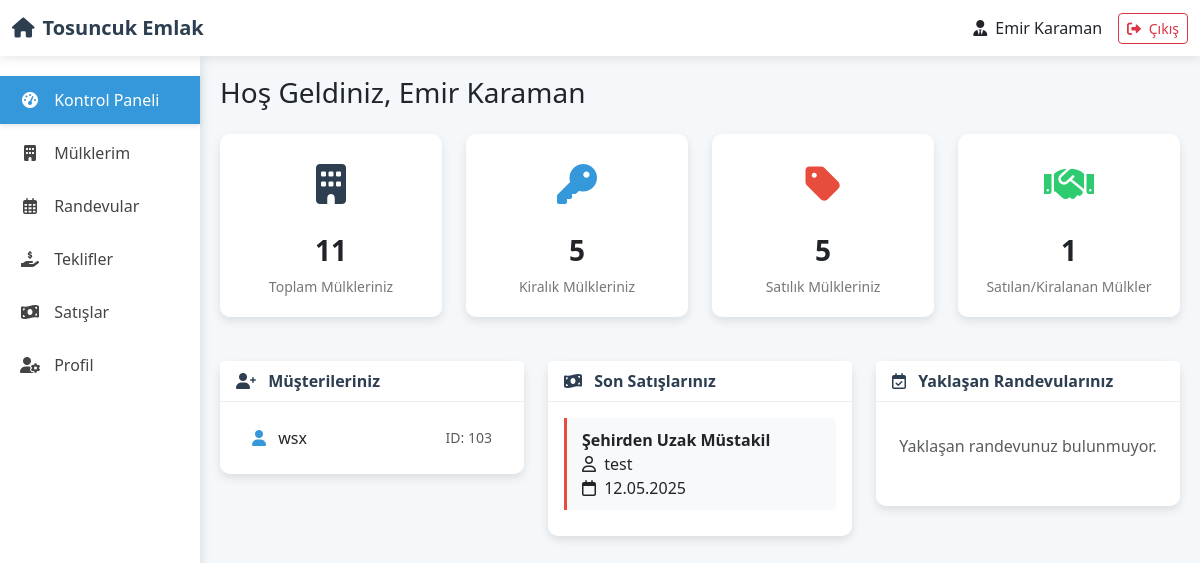
The page /Website/acilis.php (signed in) on the database its author committed.
### Website/acilis.php (the view, shortened to what this page needs)
<?php
require_once 'baglanti.php';
$emlakci_adi = $_SESSION["admin_kullanici"];
$emlakci_id = 0;
$emlakci_sorgu = mysqli_query($baglanti,"SELECT id FROM `kullanıcılar` WHERE `kullanıcı_adı` = '" . mysqli_real_escape_string($baglanti, $emlakci_adi) . "'");
if ($emlakci = mysqli_fetch_assoc($emlakci_sorgu)) {
    $emlakci_id = $emlakci['id'];
}
$toplam_mulk = mysqli_fetch_assoc(mysqli_query($baglanti, "SELECT COUNT(*) AS toplam FROM `mülk` WHERE emlakçı_id = '$emlakci_id'"))['toplam'];
$kiralik_mulk = mysqli_fetch_assoc(mysqli_query($baglanti, "SELECT COUNT(*) AS toplam FROM `mülk` WHERE durum = 'Kiralık' AND emlakçı_id = '$emlakci_id'"))['toplam'];
$satilik_mulk = mysqli_fetch_assoc(mysqli_query($baglanti, "SELECT COUNT(*) AS toplam FROM `mülk` WHERE durum = 'Satılık' AND emlakçı_id = '$emlakci_id'"))['toplam'];
$satilan_kiralanan = mysqli_fetch_assoc(mysqli_query($baglanti, "SELECT COUNT(*) AS toplam FROM `mülk` WHERE aktif = 0 AND emlakçı_id = '$emlakci_id'"))['toplam'];
$son_musteriler_sorgu = mysqli_query($baglanti,
    "SELECT DISTINCT mu.`kullanıcı_adı` AS kullanici_adi, mu.id
    FROM   `müşteri` mu
    INNER  JOIN `randevu` r ON mu.id = r.müşteri_id
    INNER  JOIN `mülk`   m ON r.ilan_id = m.id
    WHERE  m.emlakçı_id = '$emlakci_id'
    ORDER  BY mu.id DESC
    LIMIT 3"
);
$yaklasan_randevular_sorgu = mysqli_query($baglanti,
    "SELECT r.*, m.başlık AS mulk_adi, mu.`kullanıcı_adı` AS musteri_adi
    FROM `randevu` r
    LEFT JOIN `mülk` m ON r.ilan_id = m.id
    LEFT JOIN `müşteri` mu ON r.müşteri_id = mu.id
    WHERE r.randevu_tarihi >= CURDATE() AND m.emlakçı_id = '$emlakci_id'
    ORDER BY r.randevu_tarihi ASC, r.randevu_saat ASC
    LIMIT 5"
);
$son_satislar_sorgu = mysqli_query($baglanti,
    "SELECT s.*, m.başlık AS mulk_adi, mu.`kullanıcı_adı` AS musteri_adi
    FROM `satın_alım` s
    LEFT JOIN `mülk` m ON s.ilan_id = m.id
    LEFT JOIN `müşteri` mu ON s.müşteri_id = mu.id
    WHERE s.emlakçı_id = '$emlakci_id'
    ORDER BY s.alım_tarihi DESC
    LIMIT 3"
);
?>
<!DOCTYPE html>
<html lang="tr">
<head>
    <link href="https://cdn.jsdelivr.net/npm/bootstrap@5.3.0/dist/css/bootstrap.min.css" rel="stylesheet">
    <link rel="stylesheet" href="https://cdnjs.cloudflare.com/ajax/libs/font-awesome/6.0.0/css/all.min.css">
</head>
<body>
    <nav class="navbar navbar-expand-lg navbar-custom">
        <div class="container-fluid">
            <a class="navbar-brand" href="acilis.php">
                <i class="fas fa-home me-2"></i>Tosuncuk Emlak
            </a>
            <div class="ms-auto d-flex align-items-center">
                <div class="me-3">
                    <i class="fas fa-user-tie me-1"></i> <?= htmlspecialchars($emlakci_adi) ?>
                </div>
                <a href="cikis.php" class="btn btn-outline-danger btn-sm">
                    <i class="fas fa-sign-out-alt me-1"></i> Çıkış
                </a>
            </div>
        </div>
    </nav>
    <div class="container-fluid">
        <div class="row">
            <div class="col-lg-2 px-0 sidebar">
                <div class="nav flex-column">
                    <a href="acilis.php" class="nav-link active">
                        <i class="fas fa-tachometer-alt"></i> Kontrol Paneli
                    </a>
                    <a href="mulkler.php" class="nav-link">
                        <i class="fas fa-building"></i> Mülklerim
                    </a>
                    <a href="randevular.php" class="nav-link">
                        <i class="far fa-calendar-alt"></i> Randevular
                    </a>
                    <a href="teklifler.php" class="nav-link">
                        <i class="fas fa-hand-holding-usd"></i> Teklifler
                    </a>
                    <a href="satislar.php" class="nav-link">
                        <i class="fas fa-money-bill-wave"></i> Satışlar
                    </a>
                    <a href="profil.php" class="nav-link">
                        <i class="fas fa-user-cog"></i> Profil
                    </a>
                </div>
            </div>
            <div class="col-lg-10 content-wrapper">
                <h3 class="mb-4">Hoş Geldiniz, <?= htmlspecialchars($emlakci_adi) ?></h3>
                <div class="row mb-4">
                    <div class="col-md-3">
                        <div class="card stat-card">
                            <div class="stat-icon total-icon">
                                <i class="fas fa-building"></i>
                            </div>
                            <div class="stat-value"><?= number_format($toplam_mulk, 0, ',', '.') ?></div>
                            <div class="stat-label">Toplam Mülkleriniz</div>
                        </div>
                    </div>
                    <div class="col-md-3">
                        <div class="card stat-card">
                            <div class="stat-icon rent-icon">
                                <i class="fas fa-key"></i>
                            </div>
                            <div class="stat-value"><?= number_format($kiralik_mulk, 0, ',', '.') ?></div>
                            <div class="stat-label">Kiralık Mülkleriniz</div>
                        </div>
                    </div>
                    <div class="col-md-3">
                        <div class="card stat-card">
                            <div class="stat-icon sale-icon">
                                <i class="fas fa-tag"></i>
                            </div>
                            <div class="stat-value"><?= number_format($satilik_mulk, 0, ',', '.') ?></div>
                            <div class="stat-label">Satılık Mülkleriniz</div>
                        </div>
                    </div>
                    <div class="col-md-3">
                        <div class="card stat-card">
                            <div class="stat-icon" style="color: var(--success-color);">
                                <i class="fas fa-handshake"></i>
                            </div>
                            <div class="stat-value"><?= number_format($satilan_kiralanan, 0, ',', '.') ?></div>
                            <div class="stat-label">Satılan/Kiralanan Mülkler</div>
                        </div>
                    </div>
                </div>
                <div class="row">
                    <div class="col-md-4">
                        <div class="card">
                            <div class="card-header">
                                <i class="fas fa-user-plus me-2"></i> Müşterileriniz
                            </div>
                            <div class="card-body">
                                <?php if (mysqli_num_rows($son_musteriler_sorgu) > 0): ?>
                                    <ul class="list-group list-group-flush">
                                        <?php while ($musteri = mysqli_fetch_assoc($son_musteriler_sorgu)): ?>
                                            <li class="list-group-item d-flex justify-content-between align-items-center">
                                                <span>
                                                    <i class="fas fa-user text-secondary me-2"></i>
                                                    <?= htmlspecialchars($musteri['kullanici_adi']) ?>
                                                </span>
                                                <small class="text-muted">ID: <?= $musteri['id'] ?></small>
                                            </li>
                                        <?php endwhile; ?>
                                    </ul>
                                <?php else: ?>
                                    <p class="text-center text-muted py-3">Henüz müşteriniz bulunmuyor.</p>
                                <?php endif; ?>
                            </div>
                        </div>
                    </div>
                    <div class="col-md-4">
                        <div class="card">
                            <div class="card-header">
                                <i class="fas fa-money-bill-wave me-2"></i> Son Satışlarınız
                            </div>
                            <div class="card-body">
                                <?php if (mysqli_num_rows($son_satislar_sorgu) > 0): ?>
                                    <div class="sale-list">
                                        <?php while ($satis = mysqli_fetch_assoc($son_satislar_sorgu)): ?>
                                            <div class="sale-item">
                                                <div class="fw-bold"><?= htmlspecialchars($satis['mulk_adi'] ?? 'İsimsiz Mülk') ?></div>
                                                <div>
                                                    <i class="far fa-user me-1"></i>
                                                    <?= htmlspecialchars($satis['musteri_adi'] ?? 'Bilinmeyen Müşteri') ?>
                                                </div>
                                                <div>
                                                    <i class="far fa-calendar me-1"></i>
                                                    <?= date('d.m.Y', strtotime($satis['alım_tarihi'])) ?>
                                                </div>
                                            </div>
                                        <?php endwhile; ?>
                                    </div>
                                <?php else: ?>
                                    <p class="text-center text-muted py-3">Henüz satışınız bulunmuyor.</p>
                                <?php endif; ?>
                            </div>
                        </div>
                    </div>
                    <div class="col-md-4">
                        <div class="card">
                            <div class="card-header">
                                <i class="far fa-calendar-check me-2"></i> Yaklaşan Randevularınız
                            </div>
                            <div class="card-body">
                                <?php if (mysqli_num_rows($yaklasan_randevular_sorgu) > 0): ?>
                                    <div class="appointment-list">
                                        <?php while ($randevu = mysqli_fetch_assoc($yaklasan_randevular_sorgu)): ?>
                                            <div class="appointment-item">
                                                <div class="fw-bold"><?= htmlspecialchars($randevu['mulk_adi'] ?? 'İsimsiz Mülk') ?></div>
                                                <div>
                                                    <i class="far fa-user me-1"></i>
                                                    <?= htmlspecialchars($randevu['musteri_adi'] ?? 'Bilinmeyen Müşteri') ?>
                                                </div>
                                                <div>
                                                    <i class="far fa-calendar me-1"></i>
                                                    <?= date('d.m.Y', strtotime($randevu['randevu_tarihi'])) ?>
                                                </div>
                                                <div>
                                                    <i class="far fa-clock me-1"></i>
                                                    <?= date('H:i', strtotime($randevu['randevu_saat'])) ?>
                                                </div>
                                            </div>
                                        <?php endwhile; ?>
                                    </div>
                                <?php else: ?>
                                    <p class="text-center text-muted py-3">Yaklaşan randevunuz bulunmuyor.</p>
                                <?php endif; ?>
                            </div>
                        </div>
                    </div>
                </div>
            </div>
        </div>
    </div>
</body>
</html>

### Website/acilis.php (style rules this page uses)
:root { --primary-color: #2c3e50; --secondary-color: #3498db; --accent-color: #e74c3c; --light-bg: #f5f8fa; --success-color: #2ecc71; }
body { font-family: 'Segoe UI', Tahoma, Geneva, Verdana, sans-serif; background-color: var(--light-bg); }
.navbar-brand { font-weight: 700; color: var(--primary-color) !important; }
.navbar-custom { background-color: white; box-shadow: 0 2px 10px rgba(0, 0, 0, 0.1); }
.sidebar { background-color: white; min-height: calc(100vh - 56px); box-shadow: 2px 0 10px rgba(0, 0, 0, 0.1); padding-top: 20px; }
.sidebar .nav-link { color: #444; border-radius: 0; padding: 12px 20px; margin-bottom: 5px; transition: all 0.3s; }
.sidebar .nav-link.active { background-color: var(--secondary-color); color: white; box-shadow: 0 2px 5px rgba(0, 0, 0, 0.1); }
.sidebar .nav-link i { margin-right: 10px; width: 20px; text-align: center; }
.content-wrapper { padding: 20px; }
.card { border: none; border-radius: 10px; box-shadow: 0 4px 10px rgba(0, 0, 0, 0.1); margin-bottom: 20px; transition: transform 0.3s; }
.stat-card { padding: 20px; text-align: center; }
.stat-icon { font-size: 40px; margin-bottom: 15px; }
.total-icon { color: var(--primary-color); }
.rent-icon { color: var(--secondary-color); }
.sale-icon { color: var(--accent-color); }
.stat-value { font-size: 28px; font-weight: 700; margin-bottom: 5px; }
.stat-label { color: #777; font-size: 14px; }
.card-header { background-color: #fff; border-bottom: 1px solid #eee; font-weight: 600; color: var(--primary-color); }
.text-secondary { color: var(--secondary-color) !important; }
.sale-item { border-left: 3px solid var(--accent-color); margin-bottom: 10px; padding: 10px 15px; background-color: #f8f9fa; border-radius: 0 5px 5px 0; }

### rows shown on the page
müşteri: kullanıcı_adı "wsx", id "103"
satın_alım: ilan.başlık "Şehirden Uzak Müstakil", müşteri.kullanıcı_adı "test", alım_tarihi "12.05.2025"

### other values the page prints
$emlakci_adi "Emir Karaman"
$toplam_mulk "11"
$kiralik_mulk "5"
$satilik_mulk "5"
$satilan_kiralanan "1"
